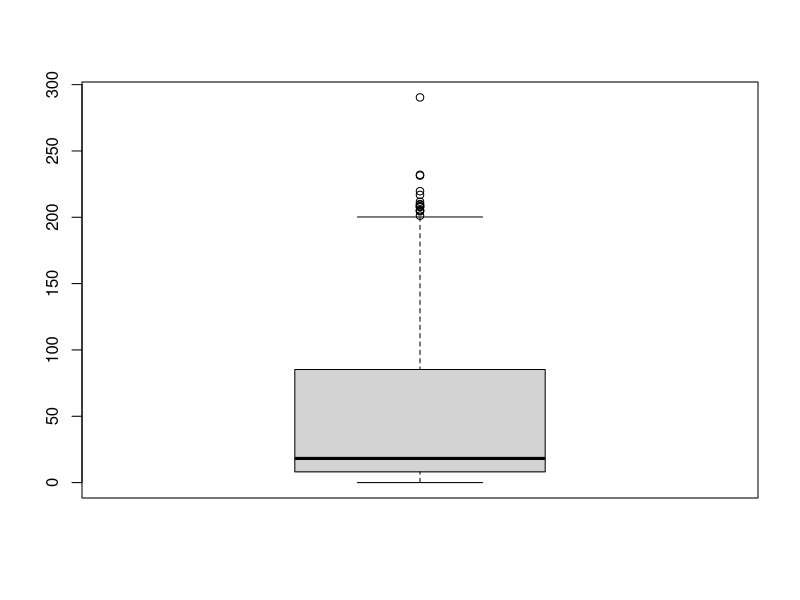

This figure's R source:
rm(list=ls())


### ---------------
###
### Create: Jianming Zeng
### Date: 2018-07-15 17:07:49
### Email: jmzeng1314@163.com
### Blog: http://www.bio-info-trainee.com/
### Forum:  http://www.biotrainee.com/thread-1376-1-1.html
### CAFS/SUSTC/Eli Lilly/University of Macau
### Update Log: 2018-07-31   First version
###
### ---------------

options(stringsAsFactors = F)
library(stringr)

a=read.table('meta/meta1.txt',skip = 1,fill = T)
head(a)
a=a[,c(1,3,5)]
colnames(a)=c('gsm','month','event')
a$study='GSE12093'
meta=a

a=read.table('meta/meta2.txt',skip = 1,fill = T)
head(a)
a[,2]=as.numeric(str_split(a[,2],":",simplify = T)[,2])/30
a[,3]=as.numeric(str_split(a[,3],":",simplify = T)[,2]) 
colnames(a)=c('gsm','month','event')
a$study='GSE9195'
meta=rbind(meta,a)

a=read.table('meta/meta3.txt',skip = 1,fill = T)
head(a)
a=a[,c(1,5,3)] 
colnames(a)=c('gsm','month','event')
a$study='GSE1456'
head(a)
a$month=12*a$month
meta=rbind(meta,a)

a=read.table('meta/meta4.txt',skip = 1,fill = T)
head(a)
a=a[,c(1,3,5)]
a[,2]=a[,2]/30
colnames(a)=c('gsm','month','event')
head(a)
a$study='GSE6532'
meta=rbind(meta,a)

a=read.table('meta/meta5.txt',skip = 1,fill = T)
head(a)
a=a[,c(1,7,4)] 
colnames(a)=c('gsm','month','event')
head(a)
a$study='GSE2603'
meta=rbind(meta,a)

a=read.table('meta/meta6.txt',skip = 1,fill = T)
head(a)
a=na.omit(a)
a=a[,c(1,5,3)] 
a[,2]=a[,2]/30
colnames(a)=c('gsm','month','event')
head(a)
a$study='GSE16446'
meta=rbind(meta,a)

a=read.table('meta/meta7.txt',skip = 1,fill = T)
head(a)
a=na.omit(a)
a=a[,c(1,8,4)]  
colnames(a)=c('gsm','month','event')
head(a)
a$study='GSE21653'
meta=rbind(meta,a)

a=read.table('meta/meta8.txt',skip = 1,fill = T)
head(a)
a=na.omit(a)
a=a[,c(1,4,7)]  
a[,2]=a[,2]/30
colnames(a)=c('gsm','month','event')
head(a)
a$study='GSE2990'
meta=rbind(meta,a)

# a=read.table('meta/meta9.txt',skip = 1,fill = T)
# head(a)
# a=na.omit(a)
# a=a[,c(1,4,7)]  
# a[,2]=a[,2]/30
# colnames(a)=c('gsm','month','event')
# head(a)
# a$study='GSE11121'
# meta=rbind(meta,a)

a=read.table('meta/meta10.txt',skip = 1,fill = T)
head(a)
a=na.omit(a)
a=a[,c(1,3,5)]  
a[,2]=a[,2]/30
colnames(a)=c('gsm','month','event')
head(a)
a$study='GSE7390'
meta=rbind(meta,a)


a=read.table('meta/meta11.txt',skip = 1,fill = T)
head(a)
a=na.omit(a)
a=a[,c(1,3,2)]   
colnames(a)=c('gsm','month','event')
head(a)
a$study='GSE4922'
meta=rbind(meta,a)


a=read.table('meta/meta12.txt',skip = 1,fill = T)
head(a)
a=na.omit(a)
a=a[,c(1,3,2)]   
colnames(a)=c('gsm','month','event')
head(a)
a$study='GSE17705'
meta=rbind(meta,a)

a=read.table('meta/meta13.txt',skip = 1,fill = T)
head(a)
a=na.omit(a)
a=a[,c(1,3,2)]   
colnames(a)=c('gsm','month','event')
head(a)
a$study='GSE20685'
meta=rbind(meta,a)

meta[,2]=as.numeric(meta[,2])
meta[,3]=as.numeric(meta[,3])
meta=na.omit(meta)

boxplot(as.numeric(meta[,2]))
table(meta[,3])

save(meta,file = 'meta.rdata')













